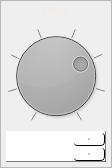
       <widget class="QFrame" name="pitch_frame">
        <property name="sizePolicy">
         <sizepolicy hsizetype="Expanding" vsizetype="Preferred">
          <horstretch>0</horstretch>
          <verstretch>0</verstretch>
         </sizepolicy>
        </property>
        <property name="maximumSize">
         <size>
          <width>100</width>
          <height>16777215</height>
         </size>
        </property>
        <property name="frameShape">
         <enum>QFrame::StyledPanel</enum>
        </property>
        <property name="frameShadow">
         <enum>QFrame::Raised</enum>
        </property>
        <layout class="QVBoxLayout" name="pitch_layout">
         <property name="spacing">
          <number>5</number>
         </property>
         <property name="leftMargin">
          <number>5</number>
         </property>
         <property name="topMargin">
          <number>0</number>
         </property>
         <property name="rightMargin">
          <number>5</number>
         </property>
         <property name="bottomMargin">
          <number>5</number>
         </property>
         <item>
          <widget class="QLabel" name="pitch_label">
           <property name="minimumSize">
            <size>
             <width>0</width>
             <height>20</height>
            </size>
           </property>
           <property name="styleSheet">
            <string notr="true">color: rgb(239, 236, 231);
background-color: rgba(255, 255, 255, 0);
border: none;</string>
           </property>
           <property name="text">
            <string>Pitch</string>
           </property>
           <property name="alignment">
            <set>Qt::AlignCenter</set>
           </property>
          </widget>
         </item>
         <item>
          <widget class="QDial" name="pitch_knob">
           <property name="sizePolicy">
            <sizepolicy hsizetype="Minimum" vsizetype="Preferred">
             <horstretch>0</horstretch>
             <verstretch>0</verstretch>
            </sizepolicy>
           </property>
           <property name="styleSheet">
            <string notr="true">background-color: qlineargradient(spread:repeat, x1:1, y1:1, x2:1, y2:0, stop:0 rgba(0, 0, 0, 255), stop:1 rgba(111, 111, 111, 255));</string>
           </property>
           <property name="maximum">
            <number>7</number>
           </property>
           <property name="pageStep">
            <number>1</number>
           </property>
           <property name="value">
            <number>5</number>
           </property>
           <property name="wrapping">
            <bool>false</bool>
           </property>
           <property name="notchTarget">
            <double>7.000000000000000</double>
           </property>
           <property name="notchesVisible">
            <bool>true</bool>
           </property>
          </widget>
         </item>
         <item>
          <widget class="QDoubleSpinBox" name="pitch_double_spin_box">
           <property name="sizePolicy">
            <sizepolicy hsizetype="Expanding" vsizetype="Fixed">
             <horstretch>0</horstretch>
             <verstretch>0</verstretch>
            </sizepolicy>
           </property>
           <property name="font">
            <font>
             <pointsize>14</pointsize>
            </font>
           </property>
           <property name="styleSheet">
            <string notr="true">QDoubleSpinBox {
	selection-background-color: rgba(255, 255, 255, 50);
	selection-color: rgb(255, 255, 255);
	color: rgb(255, 255, 255);
	background-color: qlineargradient(spread:repeat, x1:1, y1:1, x2:1, y2:0, stop:0 rgba(60, 60, 60, 255), stop:		1 rgba(80, 80, 80, 255));
	padding: 2px;
	border: 1px solid;
	border-color: rgba(255, 255, 255, 30);
	border-right-color: rgba(0, 0, 0, 128);
	border-bottom-color: rgba(0, 0, 0, 128);
}
QDoubleSpinBox:hover {
	background-color: qlineargradient(spread:repeat, x1:1, y1:1, x2:1, y2:0, stop:0 rgba(70, 70, 70, 255), stop:1 	rgba(90, 90, 90, 255));
	border: 1px solid;
	border-color: rgba(255, 255, 255, 80);
	border-right-color: rgba(0, 0, 0, 255);
	border-bottom-color: rgba(0, 0, 0, 255);
}

QDoubleSpinBox::up-arrow {
	background-color: rgb(197, 197, 197);
	width: 2px;
	height: 2px;
	border-radius: 2px;
}
QDoubleSpinBox::down-arrow {
	background-color: rgb(197, 197, 197);
	width: 2px;
	height: 2px;
	border-radius: 2px;
}
QDoubleSpinBox::up-button  {
	border-radius: 4px;
	margin: 0px;
	padding: 0px;
	width: 30px;
	background-color: qlineargradient(spread:repeat, x1:1, y1:1, x2:1, y2:0, stop:0 rgba(80, 80, 80, 255), stop:		1 rgba(100, 100, 100, 255));
	border: 1px solid;
	border-color: rgba(255, 255, 255, 80);
	border-right-color: rgba(0, 0, 0, 255);
	border-bottom-color: rgba(0, 0, 0, 255);
}
QDoubleSpinBox::up-button:hover {
	background-color: qlineargradient(spread:repeat, x1:1, y1:1, x2:1, y2:0, stop:0 rgba(100, 100, 100, 255), 			stop:	1 rgba(120, 120, 120, 255));
	border: 1px solid;
	border-color: rgba(255, 255, 255, 80);
	border-right-color: rgba(0, 0, 0, 255);
	border-bottom-color: rgba(0, 0, 0, 255);
}
QDoubleSpinBox::up-button:pressed {
	background-color: qlineargradient(spread:repeat, x1:1, y1:1, x2:1, y2:0, stop:1 rgba(60, 60, 60, 255), stop:		0 rgba(70, 70, 70, 255));
	border-color: rgba(0, 0, 0, 150);
	border-right-color: rgba(255, 255, 255, 50);
	border-bottom-color: rgba(255, 255, 255, 50);
}
QDoubleSpinBox::down-button  {
	border-radius: 4px;
	width: 30px;
	background-color: qlineargradient(spread:repeat, x1:1, y1:1, x2:1, y2:0, stop:0 rgba(80, 80, 80, 255), stop:		1 rgba(100, 100, 100, 255));
	border: 1px solid;
	border-color: rgba(255, 255, 255, 80);
	border-right-color: rgba(0, 0, 0, 255);
	border-bottom-color: rgba(0, 0, 0, 255);
}
QDoubleSpinBox::down-button:hover {
	background-color: qlineargradient(spread:repeat, x1:1, y1:1, x2:1, y2:0, stop:0 rgba(100, 100, 100, 255), 			stop:	1 rgba(120, 120, 120, 255));
	border: 1px solid;
	border-color: rgba(255, 255, 255, 80);
	border-right-color: rgba(0, 0, 0, 255);
	border-bottom-color: rgba(0, 0, 0, 255);
}
QDoubleSpinBox::down-button:pressed {
	background-color: qlineargradient(spread:repeat, x1:1, y1:1, x2:1, y2:0, stop:1 rgba(60, 60, 60, 255), stop:		0 rgba(70, 70, 70, 255));
	border-color: rgba(0, 0, 0, 150);
	border-right-color: rgba(255, 255, 255, 50);
	border-bottom-color: rgba(255, 255, 255, 50);
}</string>
           </property>
           <property name="decimals">
            <number>0</number>
           </property>
           <property name="maximum">
            <double>10.000000000000000</double>
           </property>
           <property name="value">
            <double>5.000000000000000</double>
           </property>
          </widget>
         </item>
        </layout>
       </widget>
